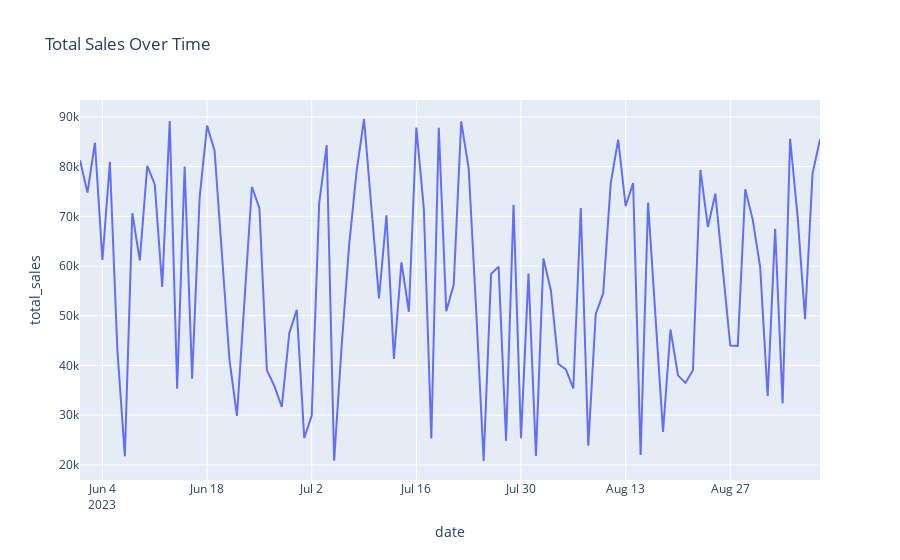
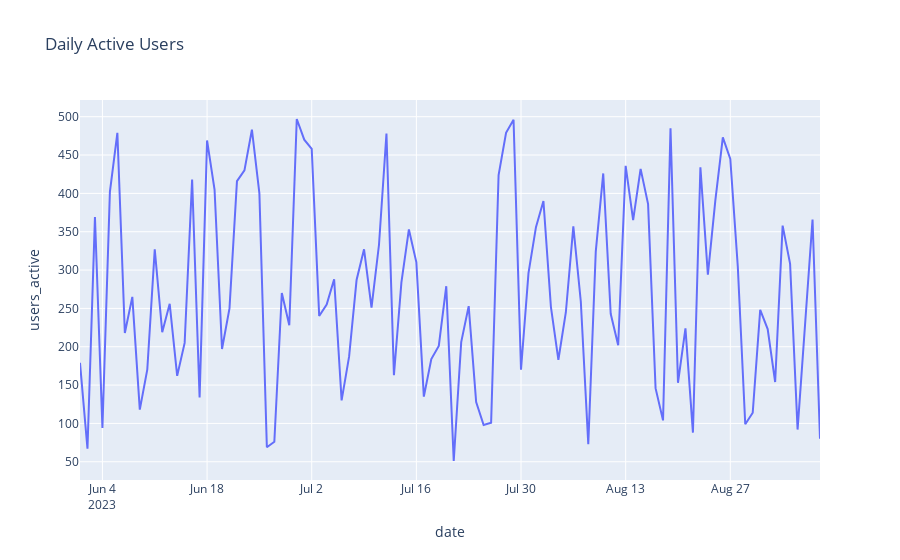
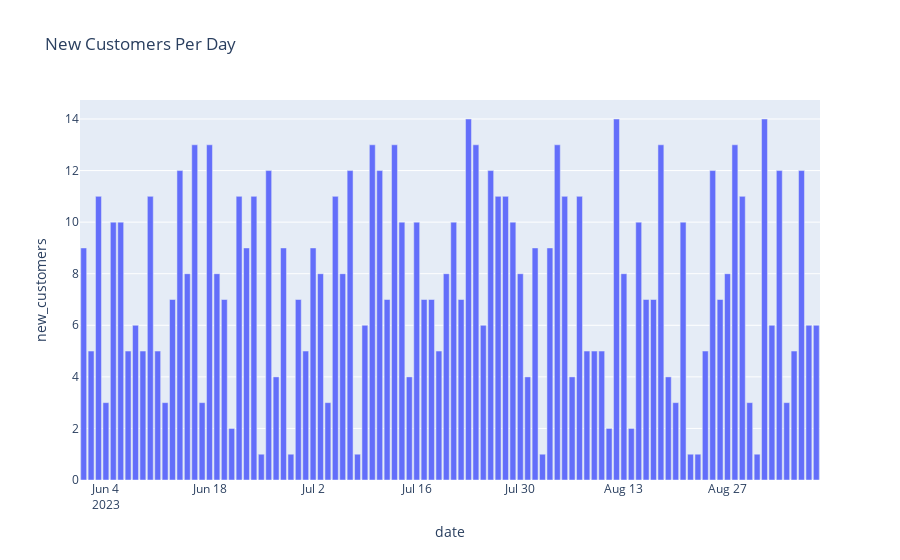
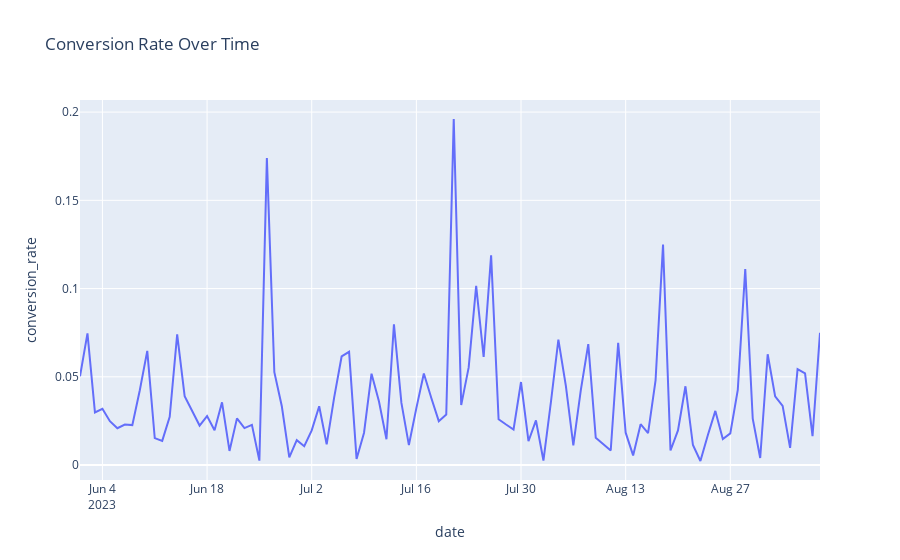

Notebook code for these charts, in order:
### Code cell
# 3. Visualizations
px.line(marketing_summary, x="date", y="total_sales",
        title="Total Sales Over Time").show()

px.line(marketing_summary, x="date", y="users_active",
        title="Daily Active Users").show()

px.bar(marketing_summary, x="date", y="new_customers",
       title="New Customers Per Day").show()

px.line(marketing_summary, x="date", y="conversion_rate",
        title="Conversion Rate Over Time").show()
